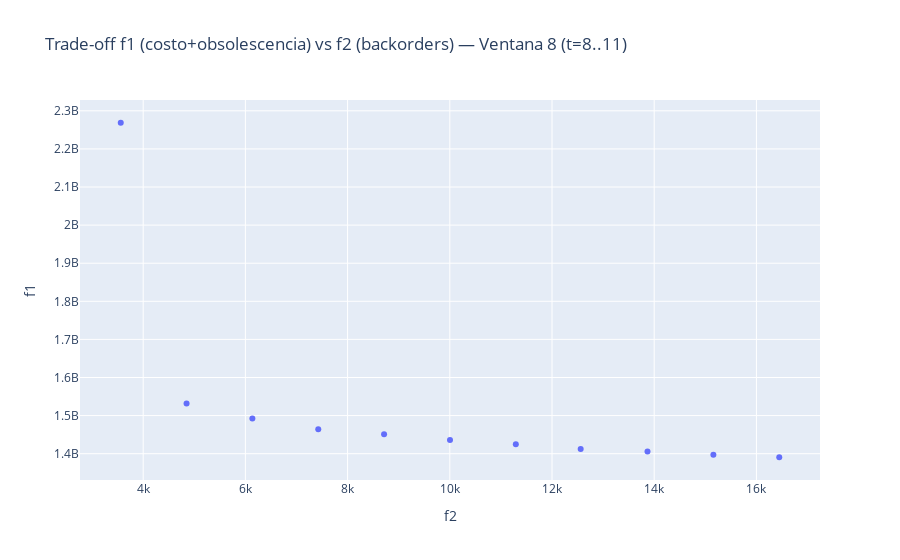

This figure's notebook cell:
### Code cell
## CELDA 34 – RESULTADOS AUGMECON VENTANA 8 (t=8..11) Y ELECCIÓN

t_exec = 8   # período ejecutable de esta ventana

# === 1) Gráfico de trade-off f1 vs f2 para la ventana 8 ===
fig8 = px.scatter(
    df_pareto_eighth,
    x="f2", y="f1",
    hover_data=["eps2"],
    title="Trade-off f1 (costo+obsolescencia) vs f2 (backorders) — Ventana 8 (t=8..11)"
)
fig8.show()

# === 2) Tabla ordenada por desempeño (menor f2, luego menor f1) ===
df_sorted8 = df_pareto_eighth.sort_values(["f2", "f1"]).reset_index(drop=True)
display(df_sorted8[["eps2", "f2", "f1"]])

# === 3) REGLA DE ELECCIÓN ===
# Opción A: elegir por índice (0 = mejor servicio dentro de la malla muestreada)
CHOICE_IDX_8 = 0    

# Opción B: fijar un target de backorders para t=8 y elegir el punto más cercano
EPS2_TARGET_8 = None  
# Ejemplo si quisieras algo como ≈10.000 BO en t=8:
# EPS2_TARGET_8 = 10000  

if EPS2_TARGET_8 is not None:
    k8 = int((df_pareto_eighth["f2"] - EPS2_TARGET_8).abs().idxmin())
    choice8 = df_pareto_eighth.iloc[k8]
else:
    choice8 = df_sorted8.iloc[CHOICE_IDX_8]

print("\n=== Solución elegida para ejecutar en t = 8 (ventana 8) ===")
print(choice8[["eps2", "f2", "f1"]])

# === 4) Extraer snapshot elegido en t=8 ===
X_tini_sel8 = choice8["X_tini"]  # {(i,m): cantidad ordenada en t=8}
B_tini_sel8 = choice8["B_tini"]  # {i: backorder al final de t=8}
I_tini_sel8 = choice8["I_tini"]  # {(i,a): inventario por edad al final de t=8}
S_tini_sel8 = choice8["S_tini"]  # {(i,a): servido desde cada edad en t=8}

# === 5) Registrar órdenes ejecutadas en t=8 ===
if 'plan_ejecutado' not in globals():
    plan_ejecutado = []

for (i, m_), q in X_tini_sel8.items():
    if q > 1e-6:
        plan_ejecutado.append([t_exec, i, m_, q])

# === 6) Actualizar backorders iniciales para el siguiente período (t=9) ===
for i in I:
    B_I[i] = float(B_tini_sel8.get(i, 0.0))

# === 7) Actualizar inventario por edades para el siguiente período (t=9) ===
for i in I:
    for a in A:
        I_i0[i][a] = float(I_tini_sel8.get((i, a), 0.0))

# === 8) Actualizar pedidos en tránsito generados en t=8 ===
for i in I:
    for m_ in M:
        q = float(X_tini_sel8.get((i, m_), 0.0))
        if q > 1e-6:
            llegada = t_exec + L_im[i][m_]
            if llegada <= T[-1] and llegada != t_exec:
                pedidos_en_transito[i][llegada] += q

# === 9) Acumular costos globales del horizonte ===
if 'costo_compra' not in globals():
    costo_compra = 0.0
if 'back_total' not in globals():
    back_total = 0.0
if 'costo_equiv_antiguo' not in globals():
    costo_equiv_antiguo = 0.0

costo_compra        += float(choice8["f1"])
back_total          += float(choice8["f2"])
costo_equiv_antiguo += float(choice8["f1"]) + N * float(choice8["f2"])

# === 10) Registrar Servido/Demandado en t=8 para el Fill Rate global ===
if 'served_hist' not in globals():
    served_hist = {}
if 'demand_hist' not in globals():
    demand_hist = {}

for i in I:
    dem_t = float(D_it.get(i, {}).get(t_exec, 0.0))
    srv_t = sum(S_tini_sel8.get((i, a), 0.0) for a in A)
    srv_t = min(dem_t, srv_t)  # nunca más de lo demandado

    demand_hist.setdefault(i, {})[t_exec] = dem_t
    served_hist.setdefault(i, {})[t_exec] = srv_t

print("\nEstado actualizado tras decidir la ventana 8. Listo para ventana que empieza en t=9.")

### Figure 1 — Plotly figure (JSON) as saved in the notebook; plotly's stock layout.template omitted (floating-point values rounded to 4 significant figures)
{"data": [{"customdata": [[3561], [4850.0], [6138.0], [7427.0], [8715.0], [10004], [11290.0], [12580.0], [13870.0], [15160.0], [16447]], "hovertemplate": "f2=%{x}<br>f1=%{y}<br>eps2=%{customdata[0]}<extra></extra>", "legendgroup": "", "marker": {"color": "#636efa", "symbol": "circle"}, "mode": "markers", "name": "", "orientation": "v", "showlegend": false, "type": "scatter", "x": [3561, 4849, 6137, 7426, 8714, 10004, 11292, 12561, 13869, 15158, 16447], "xaxis": "x", "y": [2269000000.0, 1532000000.0, 1492000000.0, 1464000000.0, 1451000000.0, 1436000000.0, 1425000000.0, 1412000000.0, 1406000000.0, 1397000000.0, 1391000000.0], "yaxis": "y"}], "layout": {"legend": {"tracegroupgap": 0}, "title": {"text": "Trade-off f1 (costo+obsolescencia) vs f2 (backorders) — Ventana 8 (t=8..11)"}, "xaxis": {"anchor": "y", "domain": [0, 1], "title": {"text": "f2"}}, "yaxis": {"anchor": "x", "domain": [0, 1], "title": {"text": "f1"}}}}
